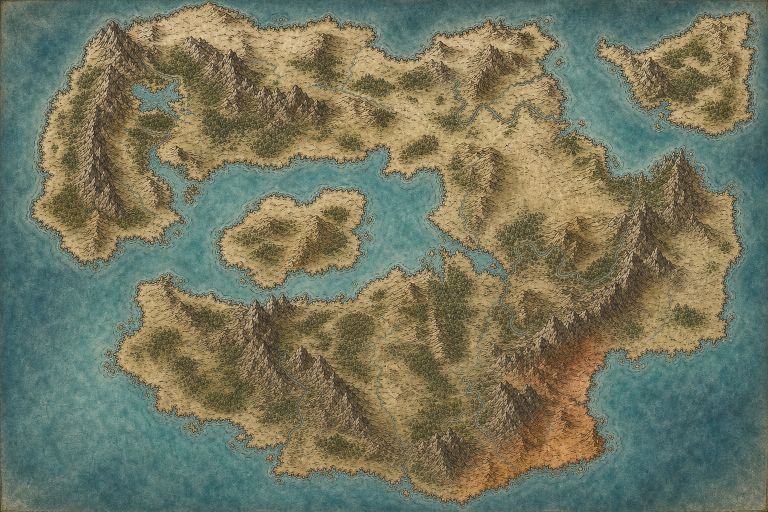
#> input picture context/story/official-world-map.png, 1536 x 1024 px (shown at 1/2 size)
$ python build_world_map_tiles.py
#> lines starting #> are read from the running program, lines starting #| are printed output that depends on the picture
#!/usr/bin/env python3
"""Build multi-LOD world-map tiles for Cartography Map Canvas backdrop.

Builds a higher-res continuous master from the clean overview. Optional
`--with-detail-plates` feather-injects NW/NE/SW/SE AI plates (off by default —
independent plates do not share geography and bake visible 2x2 seams).
"""
from __future__ import annotations

import argparse
import json
import shutil
from pathlib import Path

from PIL import Image, ImageDraw, ImageFilter

ROOT = Path(__file__).resolve().parents[1]
GEN = Path(r"C:\Users\johnr\.cursor\projects\c-Users-johnr-Documents-3DGameIdea\assets")
STORY = ROOT / "context" / "story"
CONTEXT_TILES = ROOT / "context" / "art" / "cartography" / "world-map-tiles"
RUNTIME_TILES = ROOT / "samples" / "open-world-rpg" / "assets" / "ui" / "cartography" / "world-map-tiles"

# Prefer newer hires plate when present.
MASTER_CANDIDATES = (
    "official-world-map-clean-hires.png",
    "official-world-map-clean.png",
)
DETAIL_QUADS = {
    "nw": "world-map-detail-nw.png",
    "ne": "world-map-detail-ne.png",
    "sw": "world-map-detail-sw.png",
    "se": "world-map-detail-se.png",
}

TILE_SIZE = 512
TARGET_W = 4096
OCEAN = (74, 98, 108)
# Center of each quarter can take this much detail plate (edges stay overview).
DETAIL_BLEND = 0.55
FEATHER_MARGIN = 0.22  # fraction of quarter size faded to overview-only


def load_rgb(path: Path) -> Image.Image:
    return Image.open(path).convert("RGB")


def feather_mask(size: tuple[int, int], margin_frac: float) -> Image.Image:
    w, h = size
    mask = Image.new("L", (w, h), 0)
    draw = ImageDraw.Draw(mask)
    mx = int(w * margin_frac)
    my = int(h * margin_frac)
    # Soft stepped bands toward full opacity in the center.
    bands = 12
    for i in range(bands):
        t = (i + 1) / bands
        inset_x = int(mx * (1.0 - t))
        inset_y = int(my * (1.0 - t))
        alpha = int(255 * t)
        draw.rectangle((inset_x, inset_y, w - 1 - inset_x, h - 1 - inset_y), fill=alpha)
    return mask.filter(ImageFilter.GaussianBlur(radius=max(8, min(w, h) // 40)))


def build_master(*, with_detail_plates: bool) -> tuple[Image.Image, int, int]:
    base_path = None
    for name in MASTER_CANDIDATES:
        candidate = GEN / name
        if candidate.exists():
            base_path = candidate
            break
    if base_path is None:
        base_path = STORY / "official-world-map.png"
    if not base_path.exists():
        raise SystemExit("missing clean world-map master")

    base = load_rgb(base_path)
    native_w, native_h = base.size
    target_h = int(round(TARGET_W * base.height / base.width))
    target_h -= target_h % 2
    master = base.resize((TARGET_W, target_h), Image.Resampling.LANCZOS)
    master = master.filter(ImageFilter.UnsharpMask(radius=1.2, percent=110, threshold=2))
    print(f"base {base_path.name} {base.size} -> master {master.size}")

    if with_detail_plates:
        quads = {}
        for key, name in DETAIL_QUADS.items():
            path = GEN / name
            if path.exists():
                quads[key] = load_rgb(path)
        if len(quads) != 4:
            print(f"detail plates: {len(quads)}/4 — skipping feathered inject")
        else:
            mw, mh = master.size
            half_w, half_h = mw // 2, mh // 2
            boxes = {
                "nw": (0, 0, half_w, half_h),
                "ne": (half_w, 0, mw, half_h),
                "sw": (0, half_h, half_w, mh),
                "se": (half_w, half_h, mw, mh),
            }
            for key, box in boxes.items():
                crop = master.crop(box)
                detail = quads[key].resize(crop.size, Image.Resampling.LANCZOS)
                # Keep overview geography; pull high-frequency paint from the detail plate.
                mixed = Image.blend(crop, detail, DETAIL_BLEND)
                mask = feather_mask(crop.size, FEATHER_MARGIN)
                master.paste(mixed, box[:2], mask)
                print(f"  feathered detail {key} into {box}")
    else:
        print("detail plates: skipped (continuous overview only)")

    # Copy working clean source forward for provenance.
    clean_out = GEN / "official-world-map-clean.png"
    base.resize((1536, 1024), Image.Resampling.LANCZOS).save(clean_out)
    return master, master.width, master.height


def write_overview(master: Image.Image) -> None:
    overview = master.resize((1536, 1024), Image.Resampling.LANCZOS)
    dest = STORY / "official-world-map.png"
    overview.save(dest, optimize=True)
    print(f"wrote overview {dest} {overview.size}")
    CONTEXT_TILES.parent.mkdir(parents=True, exist_ok=True)
    master_path = CONTEXT_TILES.parent / "world-map-master.png"
    master.save(master_path, optimize=True)
    print(f"wrote master {master_path} {master.size}")


def emit_level(master: Image.Image, lod: int, level_w: int, out_dirs: list[Path]) -> dict:
    content_h = max(1, int(round(level_w * master.height / master.width)))
    rows = (content_h + TILE_SIZE - 1) // TILE_SIZE
    cols = (level_w + TILE_SIZE - 1) // TILE_SIZE
    level_h = rows * TILE_SIZE
    level_w_pad = cols * TILE_SIZE
    canvas = Image.new("RGB", (level_w_pad, level_h), OCEAN)
    fitted = (
        master
        if (level_w, content_h) == master.size
        else master.resize((level_w, content_h), Image.Resampling.LANCZOS)
    )
    canvas.paste(fitted, (0, 0))

    for y in range(rows):
        for x in range(cols):
            tile = canvas.crop((x * TILE_SIZE, y * TILE_SIZE, (x + 1) * TILE_SIZE, (y + 1) * TILE_SIZE))
            rel = Path(f"z{lod}") / f"{x}_{y}.png"
            for root in out_dirs:
                path = root / rel
                path.parent.mkdir(parents=True, exist_ok=True)
                tile.save(path, optimize=True)
            print(f"  wrote {rel}")

    return {
        "lod": lod,
        "cols": cols,
        "rows": rows,
        "contentWidth": level_w,
        "contentHeight": content_h,
        "levelWidth": level_w_pad,
        "levelHeight": level_h,
    }


def write_manifest(master: Image.Image, native_w: int, native_h: int, levels: list[dict], out_dirs: list[Path]) -> None:
    manifest = {
        "schemaVersion": 1,
        "id": "official_world_map_tiles",
        "tileSize": TILE_SIZE,
        "maxLod": levels[-1]["lod"] if levels else 0,
        "masterWidth": master.width,
        "masterHeight": master.height,
        "nativeWidth": native_w,
        "nativeHeight": native_h,
        "aspect": master.width / master.height,
        "pathPattern": "z{lod}/{x}_{y}.png",
        "levels": levels,
        "notes": (
            "4096-wide continuous master from hires overview (detail-plate inject off by default). "
            "Zoom cap uses nativeWidth (~1.35x allowed in editor)."
        ),
    }
    text = json.dumps(manifest, indent=2) + "\n"
    for root in out_dirs:
        (root / "manifest.json").write_text(text, encoding="utf-8")
        print(f"wrote {root / 'manifest.json'}")


def main() -> None:
    parser = argparse.ArgumentParser(description=__doc__)
    parser.add_argument(
        "--with-detail-plates",
        action="store_true",
        help="Feather-inject NW/NE/SW/SE AI plates (usually creates 2x2 geography seams).",
    )
    args = parser.parse_args()

    if RUNTIME_TILES.exists():
        shutil.rmtree(RUNTIME_TILES)
    RUNTIME_TILES.mkdir(parents=True, exist_ok=True)
    CONTEXT_TILES.mkdir(parents=True, exist_ok=True)
    for stale in CONTEXT_TILES.glob("z*"):
        if stale.is_dir():
            shutil.rmtree(stale)

    master, native_w, native_h = build_master(with_detail_plates=args.with_detail_plates)
#> in load_rgb, returned value is the input picture: PIL image 1536x1024 RGB; mean R, G, B 115.9, 118.7, 95.8
#| base official-world-map.png (1536, 1024) -> master (4096, 2730)
#> native_w = 4096; native_h = 2730
    write_overview(master)
#| wrote overview context/story/official-world-map.png (1536, 1024)
#| wrote master context/art/cartography/world-map-master.png (4096, 2730)

    widths = [w for w in (512, 1024, 2048) if w < master.width]
#> widths = [512, 1024, 2048]
    widths.append(master.width)

    out_dirs = [CONTEXT_TILES, RUNTIME_TILES]
    levels = []
    print(f"building {len(widths)} LODs @ {TILE_SIZE}px from {master.size}")
#| building 4 LODs @ 512px from (4096, 2730)
    for lod, level_w in enumerate(widths):
        levels.append(emit_level(master, lod, level_w, out_dirs))
#> this loop made 4 passes
#> pass 1, in emit_level, `canvas = Image.new("RGB", (level_w_pad, level_h), OCEAN)`:
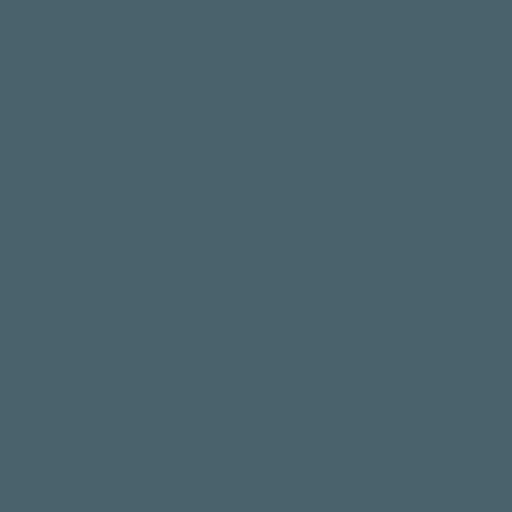
#> canvas: PIL image 512x512 RGB; mean R, G, B 74, 98, 108
#> pass 1, in emit_level, `fitted = ( master if (level_w, content_h) == master.size else master.r..`:
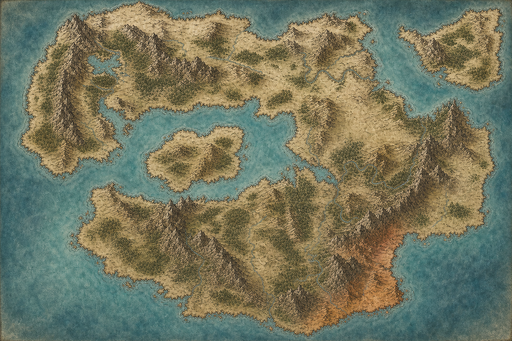
#> fitted: PIL image 512x341 RGB; mean R, G, B 115.9, 118.7, 95.8
#> pass 1, in emit_level, `tile.save(path, optimize=True)`:
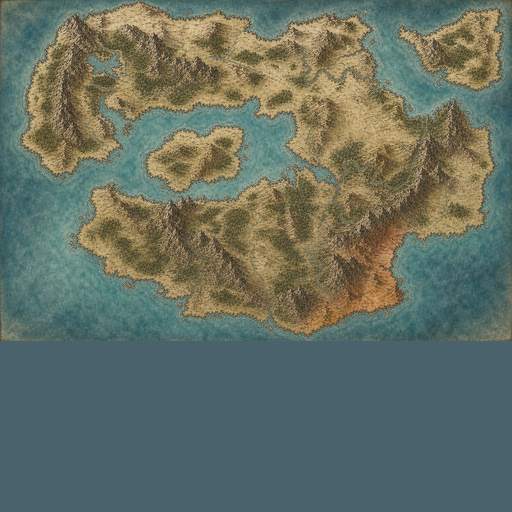
#> saved as 0_0.png: PIL image 512x512 RGB; mean R, G, B 101.9, 111.8, 99.9
#> after the loop, levels = 4 items
    write_manifest(master, native_w, native_h, levels, out_dirs)
    total = sum(level["cols"] * level["rows"] for level in levels)
#> total = 65
    print(f"done ({total} tiles -> {RUNTIME_TILES})")
#| done (65 tiles -> samples/open-world-rpg/assets/ui/cartography/world-map-tiles)


if __name__ == "__main__":
    main()
